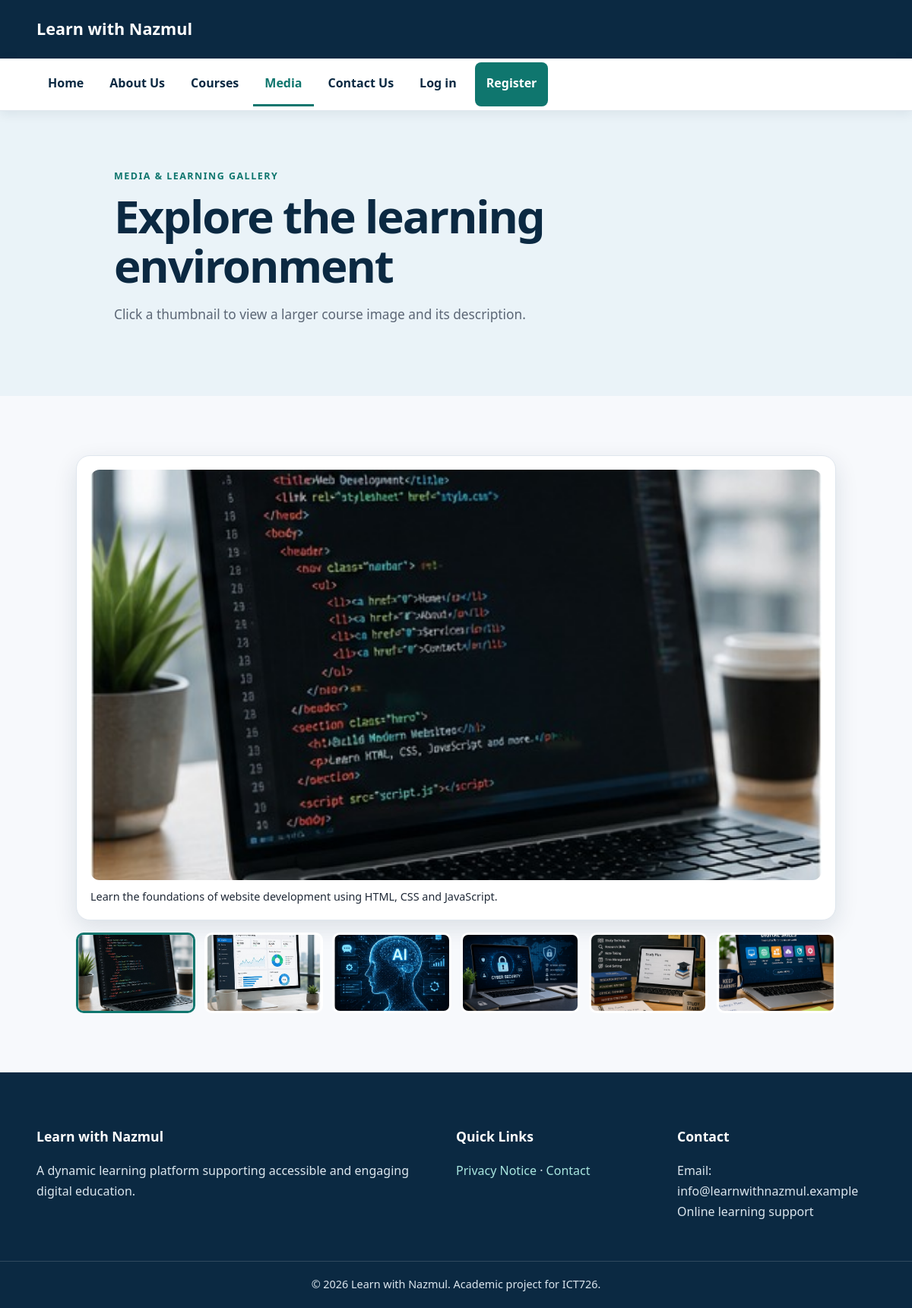
The page /media.php on the database its author committed.
### tables this page shows
CREATE TABLE courses (
  id INT UNSIGNED AUTO_INCREMENT PRIMARY KEY,
  title VARCHAR(120) NOT NULL,
  short_description VARCHAR(500) NOT NULL,
  description TEXT NOT NULL,
  topics VARCHAR(255) NOT NULL,
  level VARCHAR(40) NOT NULL,
  image VARCHAR(255) NOT NULL,
  is_active TINYINT(1) NOT NULL DEFAULT 1,
  created_at TIMESTAMP NOT NULL DEFAULT CURRENT_TIMESTAMP
);

### config.php (called while the page is built, shortened)
<?php
function url(string $path = ''): string {
    return BASE_URL . '/' . ltrim($path, '/');
}
?>

### media.php (the view)
<?php require_once 'includes/bootstrap.php'; $pdo=db();$media=$pdo->query("SELECT title,image,short_description FROM courses WHERE is_active=1 ORDER BY id")->fetchAll(); page_head('Media & Learning Gallery','Explore learning visuals from the Learn with Nazmul course catalogue.');site_header('media.php'); ?>
<main><section class="page-hero"><div class="page-hero-content"><p class="section-label">MEDIA & LEARNING GALLERY</p><h1>Explore the learning environment</h1><p>Click a thumbnail to view a larger course image and its description.</p></div></section><section><div class="media-viewer"><figure class="featured-media"><img id="featuredImage" src="<?= e(url('images/'.$media[0]['image']??'hero-learning.jpg')) ?>" alt="Featured learning image"><figcaption id="featuredCaption"><?= e($media[0]['short_description']??'Flexible digital learning resources.') ?></figcaption></figure><div class="thumbnail-grid" role="list" aria-label="Learning image thumbnails"><?php foreach($media as $i=>$m): ?><button class="thumbnail-button<?= $i===0?' active':'' ?>" type="button" role="listitem" data-image="<?= e(url('images/'.$m['image'])) ?>" data-alt="Course image for <?= e($m['title']) ?>" data-caption="<?= e($m['short_description']) ?>" aria-label="View <?= e($m['title']) ?> image"><img src="<?= e(url('images/'.$m['image'])) ?>" alt=""></button><?php endforeach; ?></div></div></section></main><?php site_footer(); ?>

### css/style.css (style rules this page uses)
* { box-sizing:border-box }
html { scroll-behavior:smooth;font-size:16px }
body { margin:0;font-family:"Segoe UI",Arial,sans-serif;color:#1f2937;background:#f7f9fc;line-height:1.7;-webkit-font-smoothing:antialiased }
img { display:block;max-width:100%;height:auto }
figure { margin:0 }
button,input,select,textarea { font:inherit }
button { cursor:pointer }
:root { --primary:#123b5d;--primary-dark:#0b2942;--primary-light:#eaf3f8;--accent:#0f766e;--accent-dark:#0b5d57;--accent-light:#e7f7f5;--gold:#f59e0b;--text:#1f2937;--text-light:#5b6675;--white:#fff;--background:#f7f9fc;--surface:#fff;--border:#dfe6ee;--success:#15803d;--danger:#dc2626;--shadow-sm:0 4px 14px rgba(15,39,64,.08);--shadow-md:0 10px 30px rgba(15,39,64,.12);--radius-sm:8px;--radius-md:14px;--radius-lg:22px;--container:1180px }
.header-container,.footer-container,.contact-container,.page-hero-content,.container { width:min(92%,var(--container));margin:auto }
main>section { padding:78px 0 }
.eyebrow,.section-label { margin:0;color:var(--accent);font-size:.78rem;font-weight:800;letter-spacing:.12em;text-transform:uppercase }
.hero h1,.page-hero h1 { font-size:clamp(2.5rem,5vw,4.5rem);line-height:1.08;color:var(--primary-dark);letter-spacing:-.035em;margin:10px 0 22px }
figcaption { color:var(--muted);font-size:.9rem;margin-top:10px }
.page-hero { background:var(--primary-light);padding:75px 0 }
.page-hero-content { max-width:900px }
.page-hero h1 { font-size:clamp(2.3rem,5vw,4rem);margin-bottom:12px }
.page-hero p:not(.section-label) { color:var(--text-light);font-size:1.08rem;max-width:760px }
.media-viewer { width:min(92%,1000px);margin:auto }
.featured-media { background:#fff;border:1px solid var(--border);border-radius:18px;padding:18px;box-shadow:var(--shadow-md) }
.featured-media img { width:100%;max-height:540px;object-fit:cover;border-radius:12px }
.thumbnail-grid { display:grid;grid-template-columns:repeat(6,1fr);gap:12px;margin-top:16px }
.thumbnail-button { border:3px solid transparent;background:#fff;padding:0;border-radius:10px;overflow:hidden }
.thumbnail-button.active,.thumbnail-button:focus-visible { border-color:var(--accent) }
.thumbnail-button img { width:100%;height:100px;object-fit:cover }

### rows shown on the page
courses: image (picture), short_description "Learn the foundations of website development using HTML, CSS and JavaScript."
courses: image (picture)
courses: image (picture)
courses: image (picture)
courses: image (picture)
courses: image (picture)

### other values the page prints
$label "Home"
$label "About Us"
$label "Courses"
$label "Media"
$label "Contact Us"
